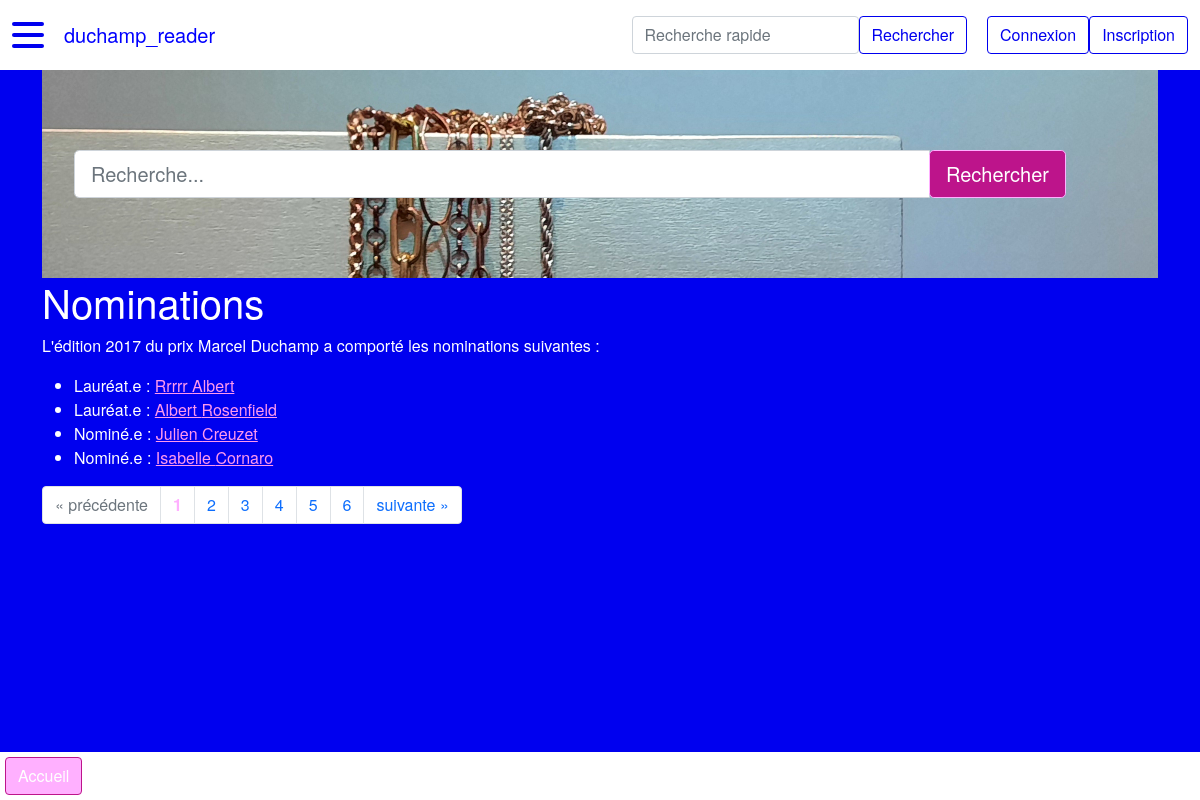
The page /nomination on the database as committed earlier.
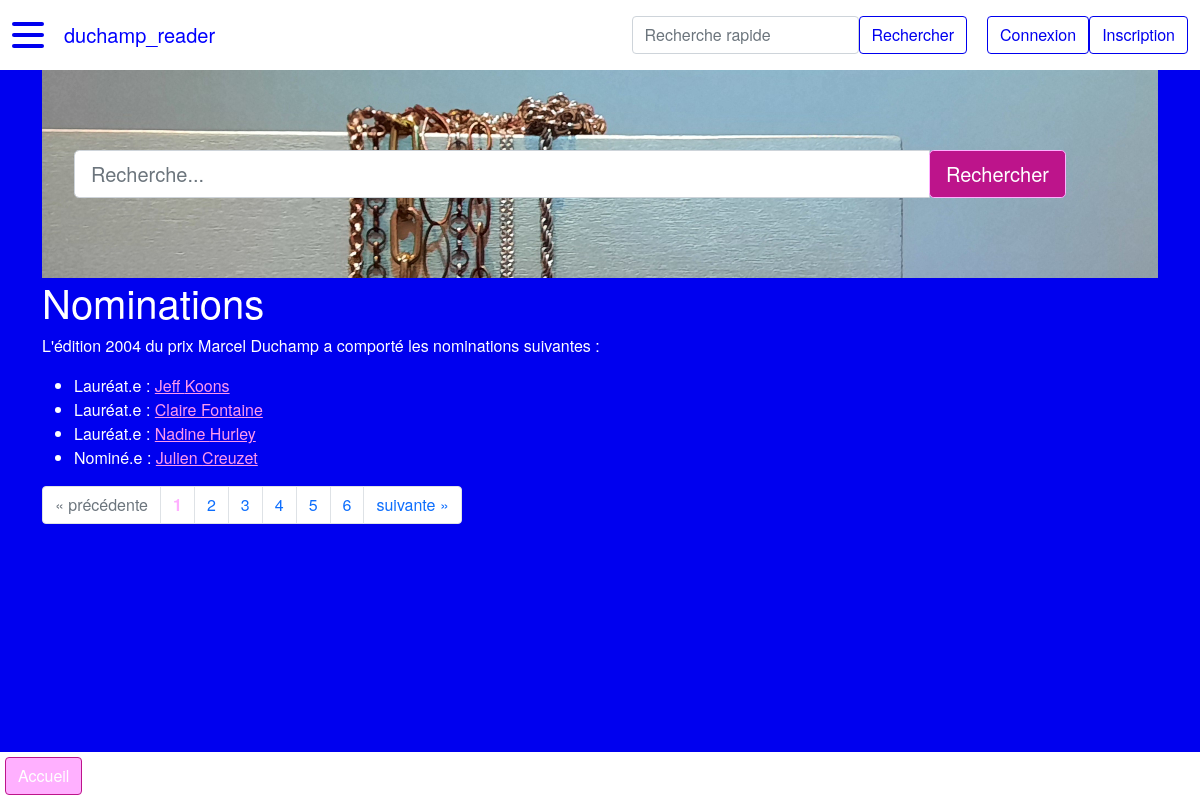
The same page on the database as committed later.
### duchamp_reader/modeles/classes_generic.py (models this page shows, shortened)
class Nomination(db.Model):
    __tablename__ = "nomination"
    id = db.Column(db.Integer, unique=True, nullable=False, primary_key=True, autoincrement=True)
    annee = db.Column(db.Integer, nullable=False) # format YYYY
    laureat = db.Column(db.Boolean, nullable=False, default=0) # 1 si lauréat, 0 si non
    id_artiste = db.Column(db.Integer, db.ForeignKey("artiste.id"), nullable=False)
    id_theme = db.Column(db.Integer, db.ForeignKey("theme.id"), nullable=False)
    classname = db.Column(db.Text, nullable=False, default="nomination")
    authorship = db.relationship("AuthorshipNomination", back_populates="nomination")
    artiste = db.relationship("Artiste", back_populates="nomination")
    theme = db.relationship("Theme", back_populates="nomination", uselist=False)

class Artiste(db.Model):
    __tablename__ = "artiste"
    id = db.Column(db.Integer, unique=True, nullable=False, primary_key=True, autoincrement=True)
    nom = db.Column(db.Text, nullable=False)
    prenom = db.Column(db.Text, nullable=False)
    annee_naissance = db.Column(db.Integer) # format YYYY
    genre = db.Column(db.String(1))  # M : masculin, F : femme, A : autre/non-binaire
    id_wikidata = db.Column(db.Text)
    id_ville_naissance = db.Column(db.Integer, db.ForeignKey("ville.id"))
    id_ville_residence = db.Column(db.Integer, db.ForeignKey("ville.id"))
    classname = db.Column(db.Text, nullable=False, default="artiste")
    authorship = db.relationship("AuthorshipArtiste", back_populates="artiste")
    represent = db.relationship("RelationRepresente", back_populates="artiste")
    ville_naissance = db.relationship("Ville", foreign_keys=[id_ville_naissance],
                                      backref="artiste_ville_naissance", uselist=False)
    ville_residence = db.relationship("Ville", foreign_keys=[id_ville_residence],
                                      backref="artiste_ville_residence", uselist=False)
    nomination = db.relationship("Nomination", back_populates="artiste", uselist=False)

### duchamp_reader/routes.py (the view)
@app.route("/nomination")
def nomination_index():
    page = request.args.get("page", 1)
    titre = "Nominations"
    if isinstance(page, str) and page.isdigit():
        page = int(page)
    else:
        page = 1
    nominations = Nomination.query.join(Artiste, Nomination.id_artiste == Artiste.id)\
        .join(Theme, Nomination.id_theme == Theme.id)\
        .order_by(Nomination.id.desc()).paginate(page=page, per_page=PERPAGE)
    return render_template("pages/nomination_index.html", titre=titre, nominations=nominations,
                           last_nominations=last_nominations, last_artistes=last_artistes, last_galeries=last_galeries,
                           last_themes=last_themes, last_villes=last_villes)

### duchamp_reader/templates/pages/nomination_index.html (shortened to what this page needs)
{% extends "conteneur.html" %}
{% block homesearch %}
    {% include "partials/recherche.html" %}
{% endblock %}
{% block corps %}
<h1>{{titre}}</h1>
    {% if nominations %}
        <p>L'édition {{nominations.items[1].annee}} du prix Marcel Duchamp a comporté les nominations suivantes :</p>
        <ul>
            {% for nomination in nominations.items %}
                <li>
                    {% if nomination.laureat == 1 %}Lauréat.e {% else %}Nominé.e {% endif %}:
                    <a href="{{url_for('artiste_main', id_artiste=nomination.id_artiste)}}">
                        {{nomination.artiste.prenom}} {{nomination.artiste.nom}}
                    </a>
                </li>
            {% endfor %}
        </ul>
        <nav aria-label="research-pagination">
            <ul class="pagination">
                {% if nominations.has_prev %}
                    <li class="page-item">
                {% else%}
                    <li class="page-item disabled">
                {% endif %}
                        <a class="page-link" href="{{url_for('nomination_index', page=nominations.prev_num)}}" aria-label="Previous">
                            <span aria-hidden="true">&laquo;</span>
                            <span class="sr-only">précédente</span>
                        </a>
                    </li>
                {% for page in nominations.iter_pages() %}
                    {% if page %}
                        {% if page != nominations.page %}
                        <li class="page-item">
                            <a class="page-link" href="{{url_for('nomination_index', page=page)}}">
                                {{page}}
                            </a>
                        </li>
                        {% else %}
                            <li class="page-item active disabled">
                                <a class="page-link"><b style="color: var(--custom-light-pink)">{{page}}</b></a>
                            </li>
                        {% endif %}
                    {% else %}
                    <li class="page-item disabled">
                        <a class="page-link">...</a>
                    </li>
                    {% endif %}
                {% endfor %}
                {% if nominations.has_next %}
                    <li class="page-item">
                {% else %}
                    <li class="page-item disabled">
                {% endif %}
                    <a class="page-link" href="{{url_for('nomination_index', page=nominations.next_num)}}" aria-label="Next">
                        <span class="sr-only">suivante</span>
                        <span aria-hidden="true">&raquo;</span>
                    </a>
                </li>
            </ul>
        </nav>
    {% endif %}
    <div class="basdepage">
        <a class="btn" href="{{url_for('accueil')}}">Accueil</a>
    </div>
{% endblock %}

Rows that differ between the two databases and show on the page:
no longer on this page (row unchanged): Nomination: laureat "Nominé.e", artiste.prenom "Isabelle", artiste.nom "Cornaro"
changed Nomination: artiste.prenom "Rrrrr" → "Claire"; artiste.nom "Albert" → "Fontaine"
added Nomination: laureat "Lauréat.e", artiste.prenom "Jeff", artiste.nom "Koons"
changed Nomination: artiste.prenom "Albert" → "Nadine"; artiste.nom "Rosenfield" → "Hurley"
Other text that changed with them:
{{ nominations.items[1].annee }}: "2017" → "2004"
